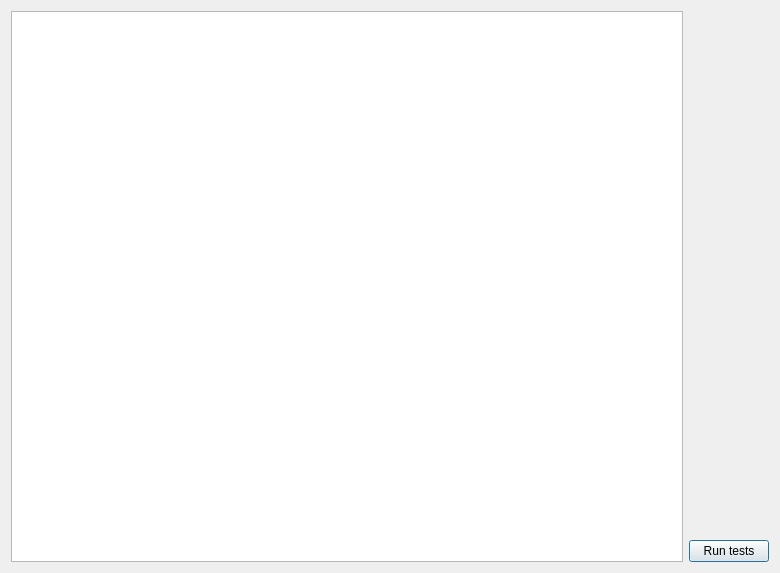
<?xml version="1.0" encoding="UTF-8"?>
<ui version="4.0">
 <class>SelfTesting</class>
 <widget class="QDialog" name="SelfTesting">
  <property name="geometry">
   <rect>
    <x>0</x>
    <y>0</y>
    <width>780</width>
    <height>573</height>
   </rect>
  </property>
  <property name="windowTitle">
   <string>Self testing</string>
  </property>
  <property name="modal">
   <bool>true</bool>
  </property>
  <layout class="QHBoxLayout" name="horizontalLayout_2">
   <item>
    <widget class="QTextEdit" name="txtTestResult">
     <property name="readOnly">
      <bool>true</bool>
     </property>
    </widget>
   </item>
   <item>
    <layout class="QHBoxLayout" name="horizontalLayout">
     <item>
      <layout class="QVBoxLayout" name="verticalLayout">
       <item>
        <spacer name="verticalSpacer">
         <property name="orientation">
          <enum>Qt::Vertical</enum>
         </property>
         <property name="sizeHint" stdset="0">
          <size>
           <width>20</width>
           <height>40</height>
          </size>
         </property>
        </spacer>
       </item>
       <item>
        <widget class="QPushButton" name="btnRunTests">
         <property name="text">
          <string>Run tests</string>
         </property>
        </widget>
       </item>
      </layout>
     </item>
    </layout>
   </item>
  </layout>
 </widget>
 <resources/>
 <connections/>
</ui>
